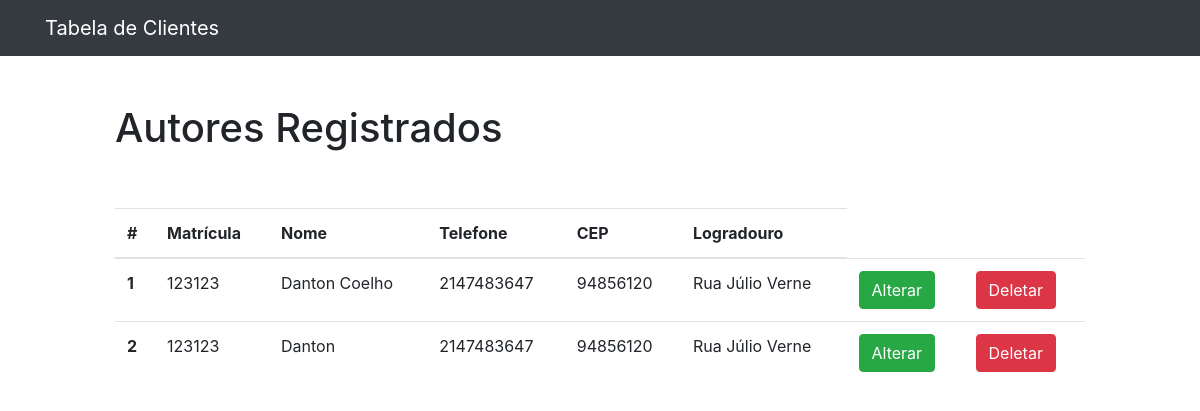
/index.php/cliente/tabelaCliente, run on the app's committed database.
### tables this page shows
CREATE TABLE `cliente` (
  `idCliente` int(11) NOT NULL,
  `matricula` int(11) DEFAULT NULL,
  `nome` varchar(100) DEFAULT NULL,
  `telefone` int(11) DEFAULT NULL,
  `cep` int(11) DEFAULT NULL,
  `logradouro` varchar(200) DEFAULT NULL
);

### application/controllers/cliente.php (called while the page is built, shortened)
<?php
class Cliente extends CI_Controller {
	public function tabelaCliente(){
		$dados['titulo'] = "Tabela de Clientes";
		if($this->cliente_model->getQuery()){
			$dados['clientes'] = $this->cliente_model->getQuery();
			$this->load->view('tabelaClientes',$dados);
		}else{
			$this->load->view('cadastroCliente',$dados);
		}
	}
}
?>

### index.php (called while the page is built, shortened)
<?php
require_once BASEPATH.'core/CodeIgniter.php';

### application/models/cliente_model.php (called while the page is built, shortened)
<?php
class cliente_model extends CI_Model {
    function getQuery()
	{
		$query = $this->db->get('cliente');
		foreach ($query->result() as $row)
		{
			$cliente[] = $row;
		}
		return $cliente;
	}
}
?>

### application/views/tabelaClientes.php (the view, shortened to what this page needs)
    <br><br>
    <h1 class="col-md-10 mx-auto">Autores Registrados</h1>
    <br><br>
    <div class="col-md-10 mx-auto">
            <table class="table">
        <thead>
            <tr>
            <th scope="col">#</th>
            <th scope="col">Matrícula</th>
            <th scope="col">Nome</th>
            <th scope="col">Telefone</th>
            <th scope="col">CEP</th>
            <th scope="col">Logradouro</th>
            </tr>
        </thead>
        <tbody>
        <?php foreach($clientes as $row){ ?>
            <tr>
            <?php $temp = $row->idCliente ?>
            <th scope="row"><?php echo $row->idCliente ?></th>
            <td><?php echo $row->matricula ?></td>
            <td><?php echo $row->nome ?></td>
            <td><?php echo $row->telefone ?></td>
            <td><?php echo $row->cep ?></td>
            <td><?php echo $row->logradouro ?></td>
            <td><a type="button" href="<?php echo base_url('index.php/cliente/alterCliente/'.$temp) ?>" value="<?php echo $row->idCliente; ?>" class="btn btn-success">Alterar</a></td>
            <td><a type="button" href="<?php echo base_url('index.php/cliente/deletaCliente/'.$temp) ?>" value="<?php echo $row->idCliente; ?>" class="btn btn-danger">Deletar</a></td>
            </tr>
        <?php } ?>
        </tbody>
        </table>
    </div>
</body>
</html>

### data on the page
cliente: idCliente "1", matricula "123123", nome "Danton Coelho", telefone "2147483647", cep "94856120", logradouro "Rua Júlio Verne"
cliente: idCliente "2", matricula "123123", nome "Danton", telefone "2147483647", cep "94856120", logradouro "Rua Júlio Verne"

### other printed values
$titulo "Tabela de Clientes"
